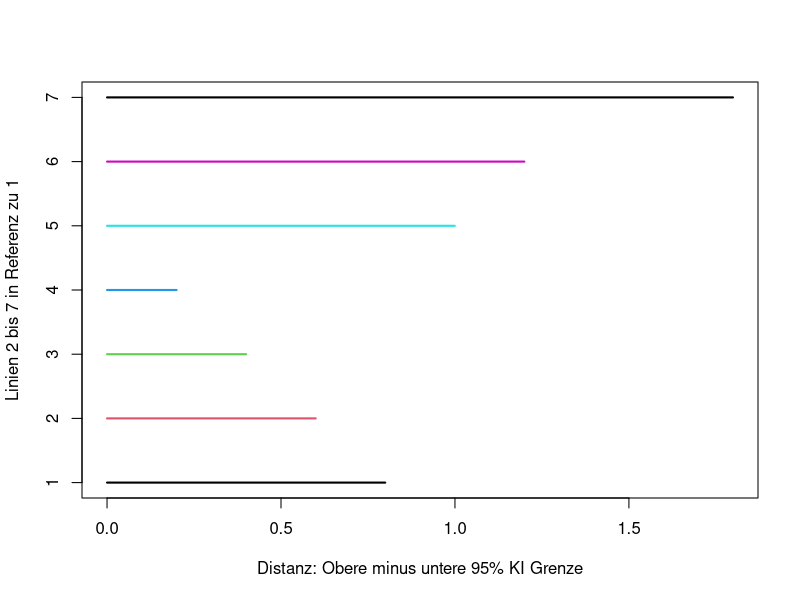
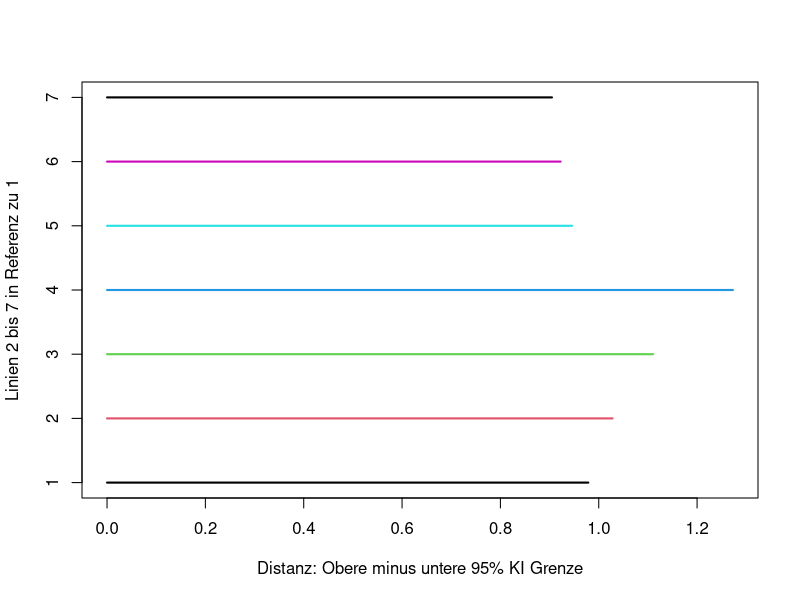

These figures' R source, in order:
# Hauptfrage: Wie verhält sich das zweiseitige 95% Konfidenzinterval (95% KI) unter drei verschiedenen Bedingungen?
#
# Diese Frage wird völlig unabhängig von jeglichen theoretischen Fragen behandelt, die man zum 95% KI stellen könnte. Es geht also lediglich um das zahlenmässige Verhalten des 95% KI, d.h. unter welchen Bedingungen verändert sich dessen Breite? Mit Breite ist die Distanz gemeint zwischen unterer und oberer 95% KI Grenze.
#
# Es wird der Output eines einfachen linearen Regressionsmodells genommen, d.h. das Regressionsgewicht (Estimate), dessen Standardfehler (StdError), die t-Statistik (= Estimate/StdError), dessen p-Wert und dessen zweiseitiges 95% KI.
#
# Vorab, zwei eigene Funktionen:
#
# Eigens geschriebene Funktion, um 2-seitigen p-Wert korrekt zu berechnen.
# Notiz: Abhängig davon, ob Regressionsgewicht negativ oder positiv ist, muss man in der Funktion qt() das Argument lower.tail auf TRUE belassen oder es zu FALSE ändern.
pValFun <- function(tValue=NULL, df=NULL) {
    if(tValue < 0) {
        return(pt(q=tValue, df=df)*2)
    } else {
        return(pt(q=tValue, df=df, lower.tail = FALSE)*2)
    }
}
# Eigens geschriebene  Funktion, die die t-Statistik, den p-Wert und das 95% KI berechnet.
manualComputation <- function(data=NULL, percent=.95, df=NULL) {
    # Berechne t-Statistik
    tVals <- data[,"Estimate"]/data[,"StdError"]
    # Berechne 2-seitigen p-Wert
    pVals <- c()
    for(i in 1:length(tVals)) {
        pVals <- c(pVals, pValFun(tValue=tVals[i], df=df))
    }
    # Ermittle kritischen 2-seitigen Wert unter t-Verteilung
    crit <- qt((1-percent)/2, df=df, lower.tail = FALSE)
    # left = untere Grenze des CI
    left <- data[,"Estimate"] - crit * data[,"StdError"]
    # right = obere Grenze des CI
    right <- data[,"Estimate"] + crit * data[,"StdError"]
    # out = Alle Ergebnisse als data.frame ausgeben.
    out <- data.frame(
        Estimate=data[,"Estimate"],
        StdError=data[,"StdError"],
        tValue=tVals,
        pValue=pVals,
        lowerCI=left,
        upperCI=right
    )
    return(out)
}
# -------------------------------------------
# Wie verhält sich das 95% Konfidenzinterval (95% KI), unter diesen drei Bedingungen?
#
# 1. Fixiert seien das Regressionsgewicht und die Freiheitsgrade, der Standardfehler wird verändert.
# 2. Fixiert seien der Standardfehler und die Freiheitsgrade, das Regressionsgewicht wird verändert.
# 3. Fixiert seien das Regressionsgewicht und der Standardfehler, die Freiheitsgrade werden verändert.
#
# Zeile 1 des Output sei Referenzwert, darauf folgen 3 kleinere und dann 3 grössere Werte.
# -------------------
# Bedingung 1:
output1 <- data.frame(Estimate=.5,
                      StdError=c(.2, .15, .1, .05, .25, .3, .45))
(ergebnis1 <- manualComputation(data=output1, df=62))
# Berechne 'Distanz' zwischen unterer und oberer Grenze des 95% KI:
(distanz1 <- apply(ergebnis1[,5:6], 1, dist))
# Antwort: Immer verglichen mit Zeile 1, bei:
# Verkleinerung des StdError = 95% KI wird enger (= präziser)
# Vergrösserung des StdError = 95% KI wird breiter (= unpräziser)
# Visualisierung:
mat1 <- rbind(x=rep(0, 7), distanz1)
matplot(y=rbind(1:7, 1:7), x=mat1, type="l", lty=1, lwd=2,
        xlab = "Distanz: Obere minus untere 95% KI Grenze",
        ylab = "Linien 2 bis 7 in Referenz zu 1")
# -------------------
# Bedingung 2:
output2 <- data.frame(Estimate=c(.5, .45, .4, .3, .55, .6, .7),
                      StdError=.2)
(ergebnis2 <- manualComputation(data=output2, df=62))
# Berechne 'Distanz' zwischen unterer und oberer Grenze des 95% KI:
(distanz2 <- apply(ergebnis2[,5:6], 1, dist))
# Als Spalte präsentiert:
cbind(distanz2)
# Antwort:
# Das 95% KI bleibt konstant breit.
# -------------------
# Bedingung 3:
output3 <- data.frame(Estimate=.5, StdError=.2)
(ergebnis3 <- manualComputation(data=output3,
                                df=c(6, 5, 4, 3, 7, 8, 9)))
# Berechne 'Distanz' zwischen unterer und oberer Grenze des 95% KI:
(distanz3 <- apply(ergebnis3[,5:6], 1, dist))
# Antwort:
# Verkleinerung der Freiheitsgrade = 95% KI wird breiter (= unpräziser)
# Vergrösserung des Freiheitsgrade = 95% KI wird enger (= präziser)
#
# Visualisierung:
mat3 <- rbind(x=rep(0, 7), distanz3)
matplot(y=rbind(1:7, 1:7), x=mat3, type="l", lty=1, lwd=2,
        xlab = "Distanz: Obere minus untere 95% KI Grenze",
        ylab = "Linien 2 bis 7 in Referenz zu 1")
# ---------------------------------------------------
